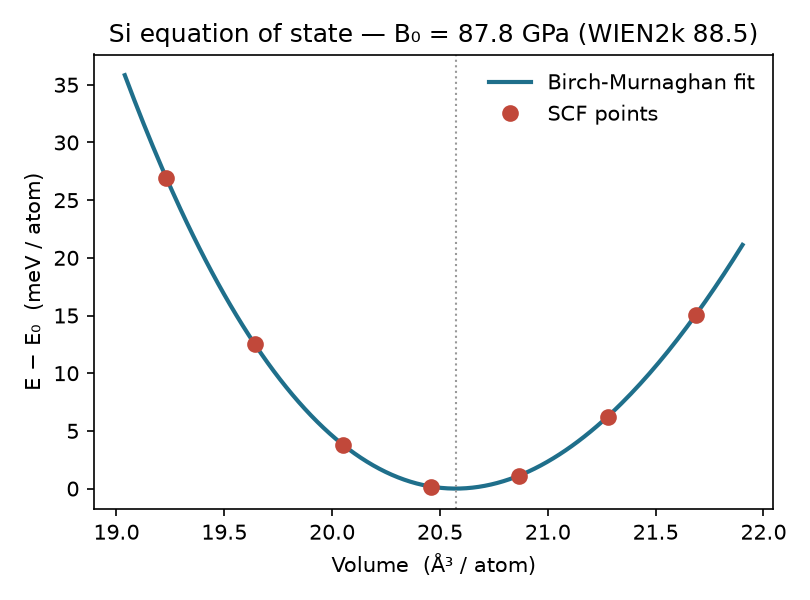

Generate this figure with Python:
"""Equation of state: bulk modulus of diamond Si and the Delta gauge.

Runs an isotropic volume scan on the 2-atom Si cell (run_eos warm-starts the SCF
from one volume to the next and pins every volume to a shared FFT grid), fits the
third-order Birch-Murnaghan equation of state (Birch, Phys. Rev. 71, 809 (1947)),
and reports V0, B0, and B0'. It then computes the Delta gauge of Lejaeghere et
al. (Science 351, aad3000 (2016)) against the WIEN2k all-electron reference, the
RMS energy difference between the two E(V) curves over a +/-6% window.

The differentiable E(V) points come from ordinary SCFs; the fit and the Delta
integral are plain post-processing in postscf.eos.

Fixtures: tests/fixtures/qe/pseudos/Si_ONCV_PBE-1.2.upf (SG15 ONCV, PBE).
Runtime: ~3-5 min (seven warm-started SCFs) on 8 CPU threads.

Run:
    uv run python examples/eos_silicon.py --outdir examples
"""

from __future__ import annotations

import argparse
import json
from pathlib import Path

import numpy as np
from ase import Atoms

from gradwave.api import run_eos
from gradwave.inputs import EOSParams, Input, KPointsParams, SmearingParams
from gradwave.postscf.eos import birch_murnaghan, delta_value

RY = 13.605693122994
EV_A3_TO_GPA = 160.2176634
# WIEN2k v13.1 all-electron reference (Lejaeghere 2016): V0 [Å³/atom], B0 [GPa], B1.
WIEN2K_SI = dict(v0=20.4530, b0_GPa=88.545, b1=4.31)


def main():
    ap = argparse.ArgumentParser(description=__doc__)
    ap.add_argument("--outdir", default="out")
    args = ap.parse_args()
    outdir = Path(args.outdir)
    outdir.mkdir(parents=True, exist_ok=True)

    a = 5.47
    cell = a / 2 * np.array([[0.0, 1, 1], [1, 0, 1], [1, 1, 0]])
    atoms = Atoms("Si2", positions=np.array([[0.0, 0, 0], [a / 4] * 3]),
                  cell=cell, pbc=True)
    inp = Input(atoms=atoms, pseudo_dir=Path("tests/fixtures/qe/pseudos"),
                pseudo_map={"Si": "Si_ONCV_PBE-1.2.upf"}, ecut=30 * RY, xc="pbe",
                kpoints=KPointsParams(mesh=(8, 8, 8)),
                smearing=SmearingParams(type="none"), eos=EOSParams())

    print("EOS: Si volume scan, 30 Ry, 8x8x8 k-mesh, 7 volumes ...")
    out = run_eos(inp, verbose=True)

    b0 = out["b0_GPa"]
    v0 = out["v0_ang3_per_atom"]
    b0p = out["b0_prime"]
    print(f"\n  gradwave (PBE):  V0 = {v0:.3f} Å³/atom   B0 = {b0:.1f} GPa   B0' = {b0p:.2f}")
    print(f"  WIEN2k (AE ref): V0 = {WIEN2K_SI['v0']:.3f} Å³/atom   "
          f"B0 = {WIEN2K_SI['b0_GPa']:.1f} GPa   B1 = {WIEN2K_SI['b1']:.2f}")

    ref = (0.0, WIEN2K_SI["v0"], WIEN2K_SI["b0_GPa"] / EV_A3_TO_GPA, WIEN2K_SI["b1"])
    fit = (out["e0_eV_per_atom"], v0, out["b0_eV_ang3"], b0p)
    delta = delta_value(fit, ref)
    print(f"  Δ gauge vs WIEN2k = {delta:.2f} meV/atom "
          f"(all-electron codes agree to ~1 meV; a good pseudopotential lands a few)")

    out["delta_meV_vs_wien2k"] = delta
    (outdir / "eos_silicon.json").write_text(json.dumps(out, indent=2))

    try:
        import matplotlib
        matplotlib.use("Agg")
        import matplotlib.pyplot as plt
    except ImportError:
        print("  (matplotlib not installed; skipping plot)")
        return

    vv = np.asarray(out["volumes_ang3_per_atom"])
    ee = np.asarray(out["energies_eV_per_atom"])
    e0 = out["e0_eV_per_atom"]
    vgrid = np.linspace(vv.min() * 0.99, vv.max() * 1.01, 200)
    ecurve = birch_murnaghan(vgrid, e0, v0, out["b0_eV_ang3"], b0p)

    fig, ax = plt.subplots(figsize=(5.4, 4.0))
    ax.plot(vgrid, (ecurve - e0) * 1e3, "-", color="#1f6f8b", lw=2,
            label="Birch-Murnaghan fit")
    ax.plot(vv, (ee - e0) * 1e3, "o", color="#c1483a", ms=7, label="SCF points")
    ax.axvline(v0, color="0.6", ls=":", lw=1)
    ax.set_xlabel("Volume  (Å³ / atom)")
    ax.set_ylabel("E − E₀  (meV / atom)")
    ax.set_title(f"Si equation of state — B₀ = {b0:.1f} GPa (WIEN2k {WIEN2K_SI['b0_GPa']:.1f})")
    ax.legend(frameon=False)
    fig.tight_layout()
    fig.savefig(outdir / "eos_silicon.png", dpi=150)
    print(f"  wrote {(outdir / 'eos_silicon.png').name}, eos_silicon.json")


if __name__ == "__main__":
    main()
